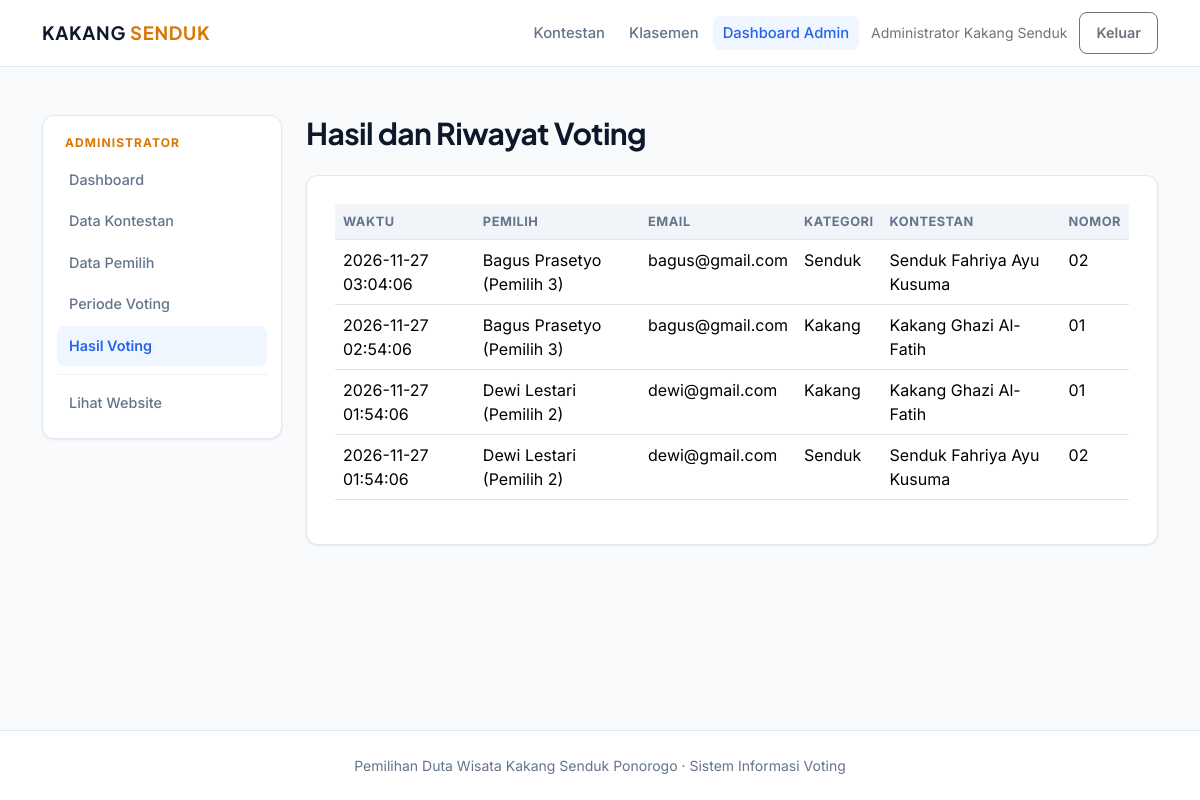
The page /admin/hasil-voting.php (signed in) on the database its author committed.
### tables this page shows
CREATE TABLE IF NOT EXISTS voting (
  id INT UNSIGNED AUTO_INCREMENT PRIMARY KEY,
  user_id INT UNSIGNED NOT NULL,
  kontestan_id INT UNSIGNED NOT NULL,
  kategori ENUM('Kakang','Senduk') NOT NULL,
  created_at DATETIME NOT NULL DEFAULT CURRENT_TIMESTAMP,
  UNIQUE KEY uq_user_kategori (user_id, kategori),
  CONSTRAINT fk_voting_user FOREIGN KEY (user_id) REFERENCES users(id) ON DELETE CASCADE,
  CONSTRAINT fk_voting_kontestan FOREIGN KEY (kontestan_id) REFERENCES kontestan(id) ON DELETE CASCADE,
  INDEX idx_voting_kategori (kategori)
);

CREATE TABLE IF NOT EXISTS users (
  id INT UNSIGNED AUTO_INCREMENT PRIMARY KEY,
  nama VARCHAR(100) NOT NULL,
  email VARCHAR(100) NOT NULL UNIQUE,
  no_hp VARCHAR(20) NOT NULL,
  password VARCHAR(255) NOT NULL,
  role ENUM('admin','pemilih') NOT NULL DEFAULT 'pemilih',
  created_at TIMESTAMP DEFAULT CURRENT_TIMESTAMP
);

CREATE TABLE IF NOT EXISTS kontestan (
  id INT UNSIGNED AUTO_INCREMENT PRIMARY KEY,
  nomor_peserta VARCHAR(10) NOT NULL,
  nama VARCHAR(100) NOT NULL,
  kategori ENUM('Kakang','Senduk') NOT NULL,
  foto VARCHAR(255) NULL,
  asal_instansi VARCHAR(150) NULL,
  ttl VARCHAR(100) NULL,
  visi TEXT NULL,
  misi TEXT NULL,
  prestasi TEXT NULL,
  deskripsi TEXT NULL,
  UNIQUE KEY uq_nomor_kategori (nomor_peserta, kategori)
);

### config/fungsi.php (called while the page is built, shortened)
<?php
function e($value): string { return htmlspecialchars((string)$value, ENT_QUOTES, 'UTF-8'); }

### admin/hasil-voting.php (the view)
<?php
require_once __DIR__.'/../config/fungsi.php';require_admin();$rows=$pdo->query('SELECT v.created_at,u.nama pemilih,u.email,k.nama kontestan,k.nomor_peserta,v.kategori FROM voting v JOIN users u ON u.id=v.user_id JOIN kontestan k ON k.id=v.kontestan_id ORDER BY v.created_at DESC')->fetchAll();$page_title='Hasil Voting';require __DIR__.'/_layout_top.php';?>
<h1 class="section-title mb-4">Hasil dan Riwayat Voting</h1><div class="panel table-responsive"><table class="table"><thead><tr><th>Waktu</th><th>Pemilih</th><th>Email</th><th>Kategori</th><th>Kontestan</th><th>Nomor</th></tr></thead><tbody><?php foreach($rows as $v): ?><tr><td><?= e($v['created_at']) ?></td><td><?= e($v['pemilih']) ?></td><td><?= e($v['email']) ?></td><td><?= e($v['kategori']) ?></td><td><?= e($v['kontestan']) ?></td><td><?= e($v['nomor_peserta']) ?></td></tr><?php endforeach; ?></tbody></table></div>
<?php require __DIR__.'/_layout_bottom.php'; ?>

### assets/css/style.css (style rules this page uses)
:root { --bg-page: #F8FAFC; --surface: #FFFFFF; --surface-subtle: #F1F5F9; --text-main: #0F172A; --text-muted: #64748B; --border-subtle: #E2E8F0; --primary: #2563EB; --primary-hover: #1D4ED8; --accent-gold: #D97706; --accent-gold-soft: #FEF3C7; --radius-sm: 8px; --radius-md: 12px; --radius-lg: 16px; --shadow-sm: 0 1px 3px rgba(15, 23, 42, 0.05), 0 1px 2px rgba(15, 23, 42, 0.03); --shadow-md: 0 8px 24px rgba(15, 23, 42, 0.06); }
*, *::before, *::after { box-sizing: border-box; }
body { font-family: 'Inter', -apple-system, BlinkMacSystemFont, sans-serif; background-color: var(--bg-page); color: var(--text-main); min-height: 100vh; display: flex; flex-direction: column; -webkit-font-smoothing: antialiased; }
h1, h2, h3, h4, .navbar-brand, .section-title, .stat-number { font-family: 'Plus Jakarta Sans', sans-serif; letter-spacing: -0.02em; }
.section-title { font-weight: 700; font-size: clamp(1.5rem, 2.5vw, 2rem); color: var(--text-main); }
.panel, .candidate-card, .stat-card { background-color: var(--surface); border: 1px solid var(--border-subtle); border-radius: var(--radius-md); box-shadow: var(--shadow-sm); }
.panel { padding: 28px; }
.table thead th { background-color: var(--surface-subtle); color: var(--text-muted); font-size: 0.8rem; text-transform: uppercase; letter-spacing: 0.04em; border-bottom-color: var(--border-subtle); }

### rows shown on the page
voting: created_at "2026-11-27 03:04:06", user.nama "Bagus Prasetyo (Pemilih 3)", user.email "bagus@gmail.com", kategori "Senduk", kontestan.nama "Senduk Fahriya Ayu Kusuma", kontestan.nomor_peserta "02"
voting: created_at "2026-11-27 02:54:06", user.nama "Bagus Prasetyo (Pemilih 3)", user.email "bagus@gmail.com", kategori "Kakang", kontestan.nama "Kakang Ghazi Al-Fatih", kontestan.nomor_peserta "01"
voting: created_at "2026-11-27 01:54:06", user.nama "Dewi Lestari (Pemilih 2)", user.email "dewi@gmail.com", kategori "Kakang", kontestan.nama "Kakang Ghazi Al-Fatih", kontestan.nomor_peserta "01"
voting: created_at "2026-11-27 01:54:06", user.nama "Dewi Lestari (Pemilih 2)", user.email "dewi@gmail.com", kategori "Senduk", kontestan.nama "Senduk Fahriya Ayu Kusuma", kontestan.nomor_peserta "02"

### other values the page prints
user()['nama'] "Administrator Kakang Senduk"
